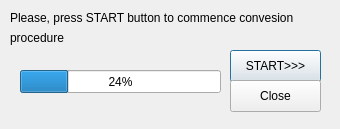
<?xml version="1.0" encoding="UTF-8"?>
<ui version="4.0">
 <class>DlgOutput</class>
 <widget class="QDialog" name="DlgOutput">
  <property name="geometry">
   <rect>
    <x>0</x>
    <y>0</y>
    <width>340</width>
    <height>129</height>
   </rect>
  </property>
  <property name="windowTitle">
   <string>LSR Output</string>
  </property>
  <widget class="QPushButton" name="BtnSTART">
   <property name="geometry">
    <rect>
     <x>230</x>
     <y>50</y>
     <width>91</width>
     <height>32</height>
    </rect>
   </property>
   <property name="text">
    <string>START&gt;&gt;&gt;</string>
   </property>
  </widget>
  <widget class="QPushButton" name="BtnClose">
   <property name="geometry">
    <rect>
     <x>230</x>
     <y>80</y>
     <width>91</width>
     <height>32</height>
    </rect>
   </property>
   <property name="text">
    <string>Close</string>
   </property>
  </widget>
  <widget class="QLabel" name="label_3">
   <property name="geometry">
    <rect>
     <x>10</x>
     <y>10</y>
     <width>321</width>
     <height>16</height>
    </rect>
   </property>
   <property name="font">
    <font>
     <underline>false</underline>
    </font>
   </property>
   <property name="text">
    <string>Please, press START button to commence convesion</string>
   </property>
  </widget>
  <widget class="QLabel" name="label_4">
   <property name="geometry">
    <rect>
     <x>10</x>
     <y>30</y>
     <width>321</width>
     <height>16</height>
    </rect>
   </property>
   <property name="font">
    <font>
     <underline>false</underline>
    </font>
   </property>
   <property name="text">
    <string>procedure</string>
   </property>
  </widget>
  <widget class="QProgressBar" name="progressBar">
   <property name="geometry">
    <rect>
     <x>20</x>
     <y>70</y>
     <width>201</width>
     <height>23</height>
    </rect>
   </property>
   <property name="value">
    <number>24</number>
   </property>
  </widget>
 </widget>
 <resources/>
 <connections/>
</ui>
